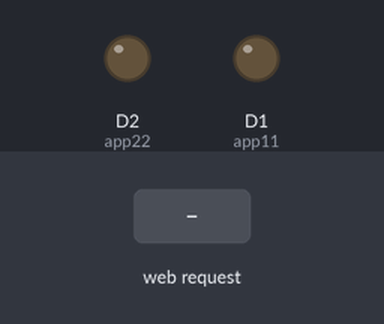
Recording of a sketch running on a simulated ESP8266 (NodeMCU). Parts: output pins drawn as LEDs (lit = HIGH). The inputs (shaded band) are chosen by the test bench. WiFi joins after 1.5 s; servers stay silent unless stated; what the sketch prints to the serial monitor is not drawn.

Above: at 2.7 s.
2.8 s: HTTP request GET /app1/on received
At 4.0 s:
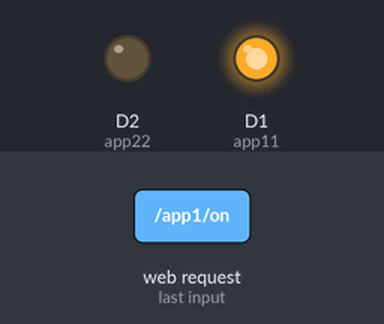
4.3 s: HTTP request GET /app2/on received
At 5.2 s:
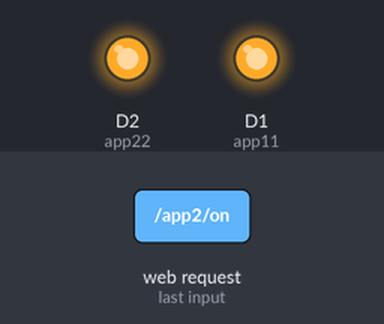
5.8 s: HTTP request GET /app1/off received
At 6.4 s:
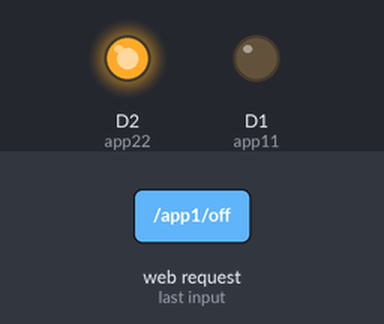
7.3 s: HTTP request GET /app2/off received
At 8.7 s:
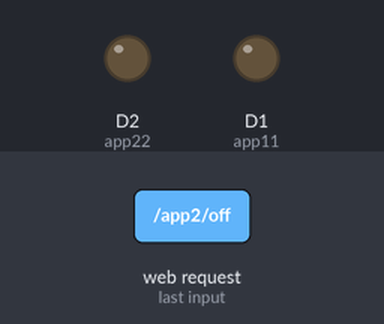
Timing chart, 0 to 9.8 s (numbered marks = the images above; inputs shaded):
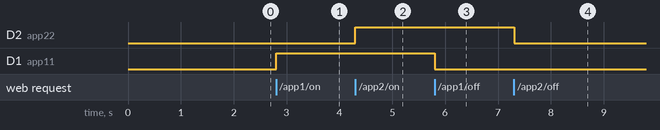

Measured:
- after the input at 2.8 s, D1 (app11): LOW → HIGH at once
- after the input at 4.3 s, D2 (app22): LOW → HIGH at once
- after the input at 5.8 s, D1 (app11): HIGH → LOW at once
- after the input at 7.3 s, D2 (app22): HIGH → LOW at once

The sketch:

file.ino
```cpp
#include <ESP8266WiFi.h>

const char* ssid     = "xxxx";
const char* password = "xxxxx";

WiFiServer server(80);
String header;
int app11 = D1;
int app22 = D2;
String app11state = "off";
String app22state = "off";

void setup() {
  Serial.begin(115200);
  pinMode(app11, OUTPUT);
  pinMode(app22, OUTPUT);
  digitalWrite(app11, LOW);
  digitalWrite(app22, LOW);
  WiFi.begin(ssid, password);
  Serial.print("Connecting to ");
  Serial.println(ssid);
  while (WiFi.status() != WL_CONNECTED) {
    delay(500);
    Serial.print(".");
  }
  Serial.println("");
  Serial.println("WiFi connected.");
  Serial.println("IP address: ");
  Serial.println(WiFi.localIP());
  server.begin();
}

void loop(){
  WiFiClient client = server.available();
  if (client) {
    String currentLine = "";
    while (client.connected()) {
      if (client.available()) {
        char c = client.read();
        Serial.write(c);
        header += c;
        if (c == '\n') {
          if (currentLine.length() == 0) {
            client.println("HTTP/1.1 200 OK");
            client.println("Content-type:text/html");
            client.println("Connection: close");
            client.println();
            if (header.indexOf("GET /app1/on") >= 0) {
              Serial.println("App 1 on");
              app11state = "on";
              digitalWrite(app11, HIGH);
            } else if (header.indexOf("GET /app1/off") >= 0) {
              Serial.println("App 1 off");
              app11state = "off";
              digitalWrite(app11, LOW);
            } else if (header.indexOf("GET /app2/on") >= 0) {
              Serial.println("App 2 on");
              app22state = "on";
              digitalWrite(app22, HIGH);
            } else if (header.indexOf("GET /app2/off") >= 0) {
              Serial.println("App 2 off");
              app22state = "off";
              digitalWrite(app22, LOW);
            }

            client.println("<!DOCTYPE html><html>");
            client.println("<head><meta name=\"viewport\" content=\"width=device-width, initial-scale=1\">");
            client.println("<link rel=\"icon\" href=\"data:,\">");
            client.println("<style>html { font-family: Helvetica; display: inline-block; margin: 0px auto; text-align: center;}");
            client.println(".button { background-color: #195B6A; border: none; color: white; padding: 16px 40px;");
            client.println("text-decoration: none; font-size: 30px; margin: 2px; cursor: pointer;}");
            client.println(".button2 {background-color: #77878A;}</style></head>");
            client.println("<body><h1>ESP8266 Web Server</h1>");
            client.println("<p>app1 - State " + app11state + "</p>");
            if (app11state == "off") {
              client.println("<p><a href=\"/app1/on\"><button class=\"button\">ON</button></a></p>");
            } else {
              client.println("<p><a href=\"/app1/off\"><button class=\"button button2\">OFF</button></a></p>");
            }
            client.println("<p>app2 - State " + app22state + "</p>");
            if (app22state == "off") {
              client.println("<p><a href=\"/app2/on\"><button class=\"button\">ON</button></a></p>");
            } else {
              client.println("<p><a href=\"/app2/off\"><button class=\"button button2\">OFF</button></a></p>");
            }
            client.println("</body></html>");
            client.println();
            break;
          } else {
            currentLine = "";
          }
        } else if (c != '\r') {
          currentLine += c;
        }
      }
    }
    header = "";
    client.stop();
    Serial.println("Client disconnected.");
    Serial.println("");
  }
}
```
